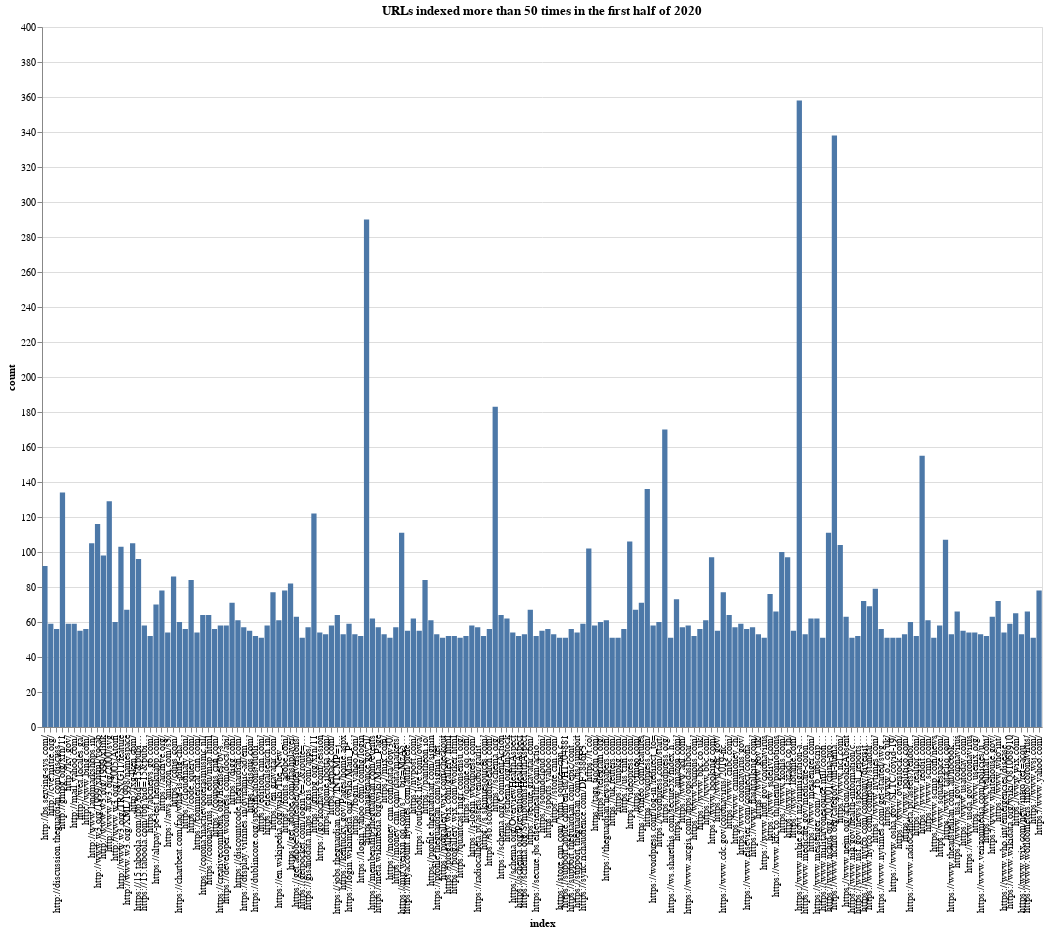

The notebook cell saved with this chart:
### Code cell
filtered_urls = url_counts['count'] > 50
url_counts_filtered = url_counts[filtered_urls]

crawl_chart = (
    alt.Chart(url_counts_filtered)
    .mark_bar()
    .encode(
        x="index",
        y="count",
        tooltip="index",
        order=alt.Order("count", sort="descending"),
    )
)

crawl_chart.properties(width=1000, height=700, title="URLs indexed more than 50 times in the first half of 2020")

### Figure 1 — Vega-Lite specification as saved in the notebook (floating-point values rounded to 4 significant figures; data arrays with more than 128 entries replaced by an {"elided": "..."} marker saying what was removed)
{"config": {"view": {"continuousWidth": 400, "continuousHeight": 300}}, "data": {"name": "data-6419cba8a757cba53a17234fb6feb91b"}, "mark": "bar", "encoding": {"order": {"type": "quantitative", "field": "count", "sort": "descending"}, "tooltip": {"type": "nominal", "field": "index"}, "x": {"type": "nominal", "field": "index"}, "y": {"type": "quantitative", "field": "count"}}, "height": 700, "title": "URLs indexed more than 50 times in the first half of 2020", "width": 1000, "$schema": "https://vega.github.io/schema/vega-lite/v4.8.1.json", "datasets": {"data-6419cba8a757cba53a17234fb6feb91b": {"elided": "171 records"}}}
